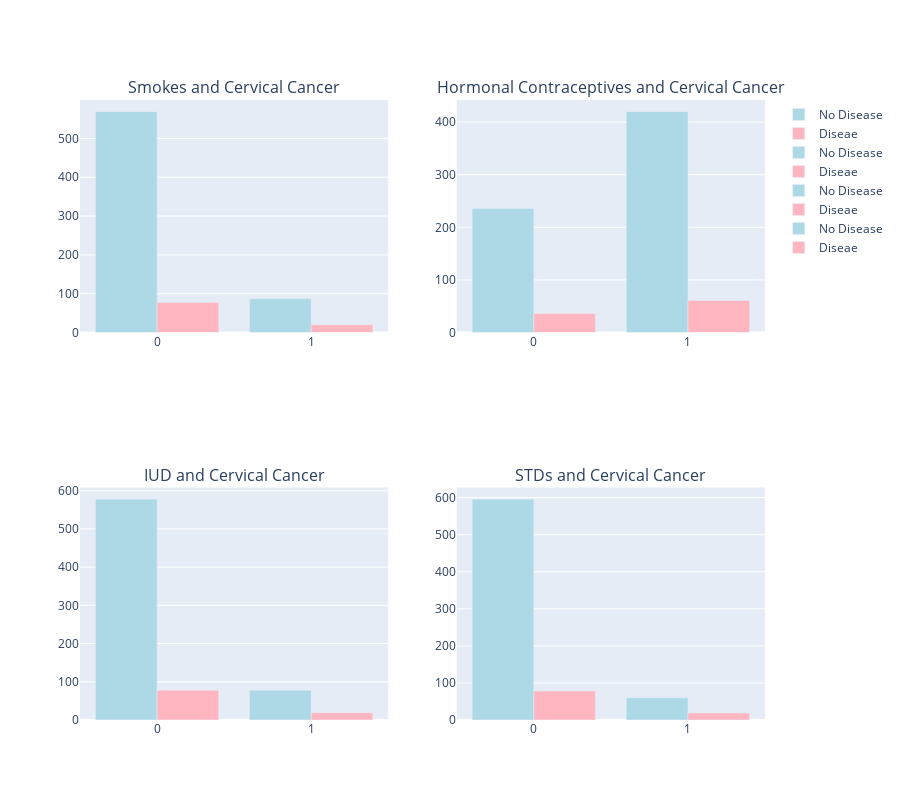

Notebook code cell kept with this figure:
### Code cell
fig = make_subplots(
                    rows=2, cols=2,
                    subplot_titles=('Smokes and Cervical Cancer',
                                    'Hormonal Contraceptives and Cervical Cancer',
                                    'IUD and Cervical Cancer',
                                    'STDs and Cervical Cancer'))

add_bar('Smokes',1,1)
add_bar('Hormonal Contraceptives',1,2)
add_bar('IUD',2,1)
add_bar('STDs',2,2)

fig.update_layout(height=800, width=900, title_text="")
fig.show()

### Figure 1 — Plotly figure (JSON) as saved in the notebook; plotly's stock layout.template omitted (floating-point values rounded to 4 significant figures)
{"data": [{"marker": {"color": "lightblue"}, "name": "No Disease", "type": "bar", "x": [0, 1], "xaxis": "x", "y": [569, 87], "yaxis": "y"}, {"marker": {"color": "lightpink"}, "name": "Diseae", "type": "bar", "x": [0, 1], "xaxis": "x", "y": [77, 20], "yaxis": "y"}, {"marker": {"color": "lightblue"}, "name": "No Disease", "type": "bar", "x": [0, 1], "xaxis": "x2", "y": [236, 420], "yaxis": "y2"}, {"marker": {"color": "lightpink"}, "name": "Diseae", "type": "bar", "x": [0, 1], "xaxis": "x2", "y": [36, 61], "yaxis": "y2"}, {"marker": {"color": "lightblue"}, "name": "No Disease", "type": "bar", "x": [0, 1], "xaxis": "x3", "y": [578, 78], "yaxis": "y3"}, {"marker": {"color": "lightpink"}, "name": "Diseae", "type": "bar", "x": [0, 1], "xaxis": "x3", "y": [78, 19], "yaxis": "y3"}, {"marker": {"color": "lightblue"}, "name": "No Disease", "type": "bar", "x": [0, 1], "xaxis": "x4", "y": [596, 60], "yaxis": "y4"}, {"marker": {"color": "lightpink"}, "name": "Diseae", "type": "bar", "x": [0, 1], "xaxis": "x4", "y": [78, 19], "yaxis": "y4"}], "layout": {"annotations": [{"font": {"size": 16}, "showarrow": false, "text": "Smokes and Cervical Cancer", "x": 0.225, "xanchor": "center", "xref": "paper", "y": 1, "yanchor": "bottom", "yref": "paper"}, {"font": {"size": 16}, "showarrow": false, "text": "Hormonal Contraceptives and Cervical Cancer", "x": 0.775, "xanchor": "center", "xref": "paper", "y": 1, "yanchor": "bottom", "yref": "paper"}, {"font": {"size": 16}, "showarrow": false, "text": "IUD and Cervical Cancer", "x": 0.225, "xanchor": "center", "xref": "paper", "y": 0.375, "yanchor": "bottom", "yref": "paper"}, {"font": {"size": 16}, "showarrow": false, "text": "STDs and Cervical Cancer", "x": 0.775, "xanchor": "center", "xref": "paper", "y": 0.375, "yanchor": "bottom", "yref": "paper"}], "height": 800, "title": {"text": ""}, "width": 900, "xaxis": {"anchor": "y", "domain": [0, 0.45]}, "xaxis2": {"anchor": "y2", "domain": [0.55, 1]}, "xaxis3": {"anchor": "y3", "domain": [0, 0.45]}, "xaxis4": {"anchor": "y4", "domain": [0.55, 1]}, "yaxis": {"anchor": "x", "domain": [0.625, 1]}, "yaxis2": {"anchor": "x2", "domain": [0.625, 1]}, "yaxis3": {"anchor": "x3", "domain": [0, 0.375]}, "yaxis4": {"anchor": "x4", "domain": [0, 0.375]}}}
